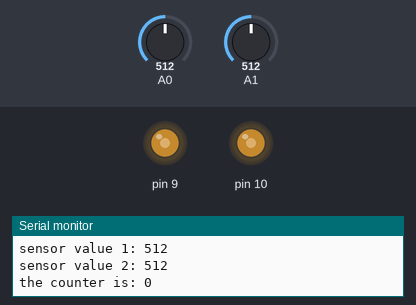
Recording of a sketch running on a simulated Arduino Uno, built with avr-gcc and run on an emulated ATmega328P. Shown: output pins drawn as LEDs (lit = HIGH), the last lines printed to the serial monitor. Inputs (shaded band) come from the test bench; at power-on: A0 = 512, A1 = 512.

Above: at 2.8 s.
2.9 s: A0 set to 716
At 4.5 s:
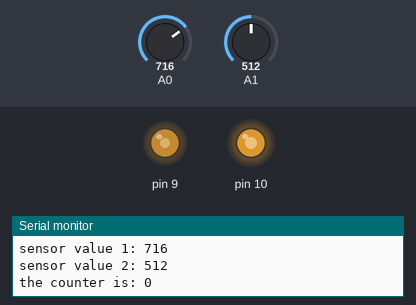
5.6 s: A1 set to 716
At 8.0 s:
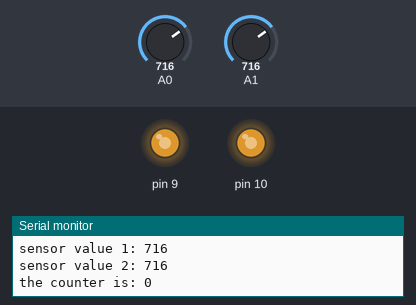
8.5 s: A0 set to 900
At 10.4 s:
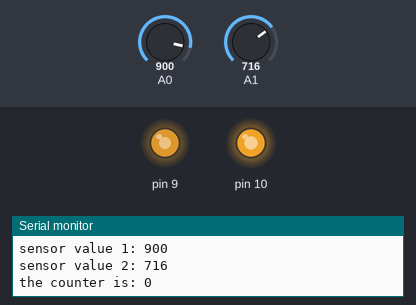
11.5 s: A1 set to 900
At 13.9 s:
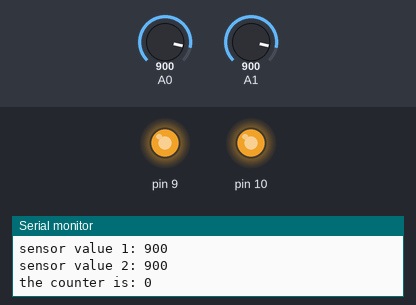
14.5 s: A0 set to 511
At 16.3 s:
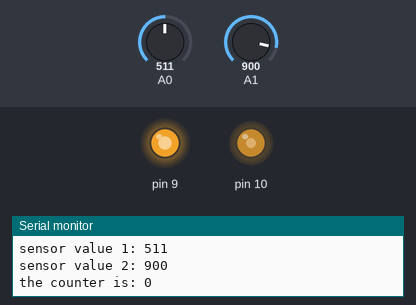
17.5 s: A1 set to 122
At 19.8 s:
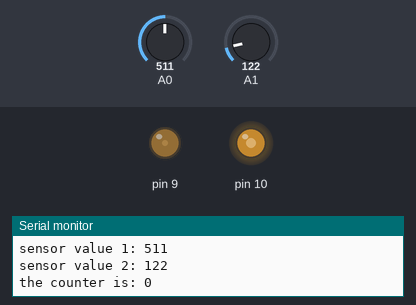
Timing chart, 0 to 21.3 s (numbered marks = the images above; inputs shaded):
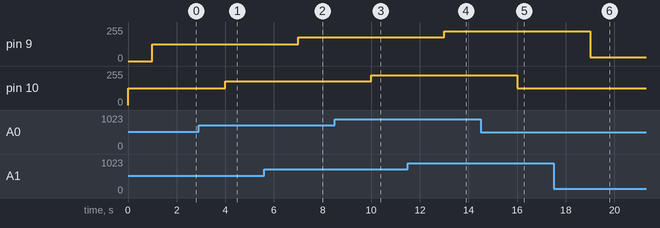

Measured:
- after the input at 2.9 s, pin 10: 127/255 → 178/255 after 1.1 s
- after the input at 5.6 s, pin 9: 127/255 → 178/255 after 1.4 s
- after the input at 8.5 s, pin 10: 178/255 → 224/255 after 1.5 s
- after the input at 11.5 s, pin 9: 178/255 → 224/255 after 1.5 s
- after the input at 14.5 s, pin 10: 224/255 → 127/255 after 1.5 s
- after the input at 17.5 s, pin 9: 224/255 → 30/255 after 1.5 s

The sketch:

3.ino
```cpp
/*
  LDR Sensor with Arduino
*/


int sensorValue1=0;
int sensorValue2=0;
int counter=0;
const int buzzer=13;

void setup()
{
  pinMode(A0, INPUT);
  pinMode(A1, INPUT);
  pinMode(buzzer, OUTPUT);
  pinMode(10, OUTPUT);
  pinMode(9, OUTPUT);
  Serial.begin(9600);
}

void loop()
{
   sensorValue1 = analogRead(A0);
   sensorValue2 = analogRead(A1);
   //int ledValue1=analogRead(10);
  //int ledValue2=analogRead(ledPin2);
  Serial.print("sensor value 1: ");
  Serial.println(sensorValue1);
  Serial.print("sensor value 2: ");
  Serial.println(sensorValue2);
  Serial.print("the counter is: ");
  Serial.println(counter);

  analogWrite(10,map(sensorValue1,0,1023,0,255));
  delay(1000);
  analogWrite(9,map(sensorValue2,0,1023,0,255));
  delay(1000);
  if(sensorValue1>0 && sensorValue1<=100){
    counter++;

  }
  if(sensorValue2>0 && sensorValue2<=100){
    counter--;
  }
  if(counter > 5){
    tone(buzzer,1000);
    delay(1000);
    noTone(buzzer);
    delay(1000);
    tone(buzzer,1000);
    delay(1000);
    noTone(buzzer);
    delay(1000);
  }
  noTone(buzzer);
  if(counter <=0 ){
    counter=0;
  }
}
```
